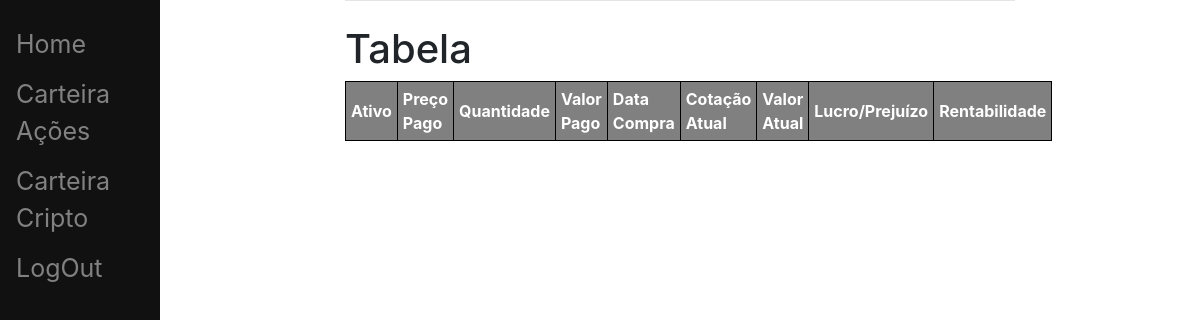
The page /view/ (signed in) on the database as committed earlier.
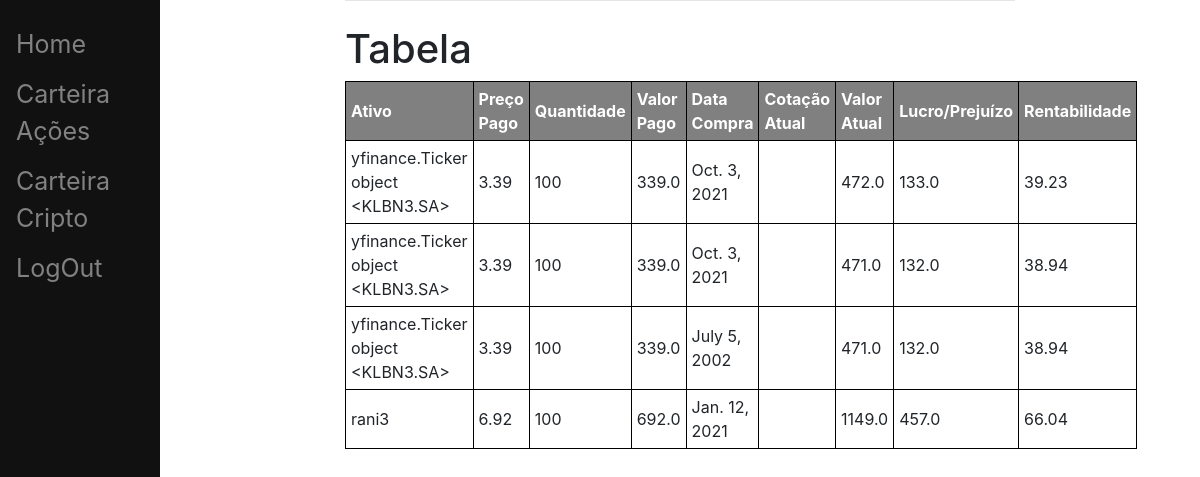
The same page on the database as committed later.
### main/models.py (models this page shows)
class Acao(models.Model):
    user = models.ForeignKey(User, on_delete= models.CASCADE)
    codigo = models.CharField(max_length=10)
    preco_pago = models.FloatField()
    valor_pago = models.FloatField()
    quantidade = models.IntegerField()
    data_compra = models.DateField()
    preco_atual = models.FloatField()
    valor_atual = models.FloatField()
    lucro_prejuizo = models.FloatField()
    rentabilidade = models.FloatField()

### main/views.py (the view)
# urls.py: path('view/',views.view, name="view")
@login_required
def view(request):
    acoes = Acao.objects.filter(user_id = request.user.id)
    return render(request, "main/view.html", {"acoes":acoes})

### main/templates/main/view.html (shortened to what this page needs)
{% extends 'main/base.html' %}
{% block content %}
    <h1>Tabela</h1>
    <table>
        <thead>
            <th>Ativo</th>
            <th>Preço Pago</th>
            <th>Quantidade</th>
            <th>Valor Pago</th>
            <th>Data Compra</th>
            <th>Cotação Atual</th>
            <th>Valor Atual</th>
            <th>Lucro/Prejuízo</th>
            <th>Rentabilidade</th>
        </thead>
    {% for acao in acoes %}
        <tr>
            <td>{{acao.codigo}}</td>
            <td>{{acao.preco_pago}}</td>
            <td>{{acao.quantidade}}</td>
            <td>{{acao.valor_pago}}</td>
            <td>{{acao.data_compra}}</td>
            <td>{{acao.cotacao_atual}}</td>
            <td>{{acao.valor_atual}}</td>
            <td>{{acao.lucro_prejuizo}}</td>
            <td>{{acao.rentabilidade}}</td>
        </tr>
    {% endfor %}
    </table>
{% endblock %}

### main/templates/main/base.html (shortened to what this page needs)
<!DOCTYPE html>
<html lang="en">
<head>
</head>
    <link rel="stylesheet" href="https://stackpath.bootstrapcdn.com/bootstrap/4.3.1/css/bootstrap.min.css">
</head>
<body>
	<div class="sidenav">
		<a href="/">Home</a>
		<a href="/acao">Carteira Ações</a>
		<a href="/cripto">Carteira Cripto</a>
		<a href="/logout">LogOut</a>
	</div>
	<div id="content" name="content" class="main">
		<div class="row justify-content-center">
			<div class="col-8">
				{% block content %}
				{% endblock %}
			</div>
		</div>
	</div>
</body>
</html>

### main/templates/main/base.html (style rules this page uses)
.sidenav { height:100%; width:160px; position: fixed; z-index:1; top:0; left:0; background-color:#111; overflow-x: hidden; padding-top:20px; }
.sidenav a { padding:6px 8px 6px 16px; text-decoration: none; font-size:25px; color: #818181; display:block; }
.main { margin-left:160px; padding: 0px 10px; }
thead { background-color: grey; color: white; }
table { border: 1px solid black; }
td, th { border: 1px solid black; padding: 5px; }

Rows that differ between the two databases and show on the page:
added Acao: codigo "yfinance.Ticker object <KLBN3.SA>", preco_pago "3.39", quantidade "100", valor_pago "339.0", data_compra "Oct. 3, 2021", valor_atual "472.0", lucro_prejuizo "133.0", rentabilidade "39.23"
added Acao: codigo "yfinance.Ticker object <KLBN3.SA>", preco_pago "3.39", quantidade "100", valor_pago "339.0", data_compra "Oct. 3, 2021", valor_atual "471.0", lucro_prejuizo "132.0", rentabilidade "38.94"
added Acao: codigo "yfinance.Ticker object <KLBN3.SA>", preco_pago "3.39", quantidade "100", valor_pago "339.0", data_compra "July 5, 2002", valor_atual "471.0", lucro_prejuizo "132.0", rentabilidade "38.94"
added Acao: codigo "rani3", preco_pago "6.92", quantidade "100", valor_pago "692.0", data_compra "Jan. 12, 2021", valor_atual "1149.0", lucro_prejuizo "457.0", rentabilidade "66.04"
